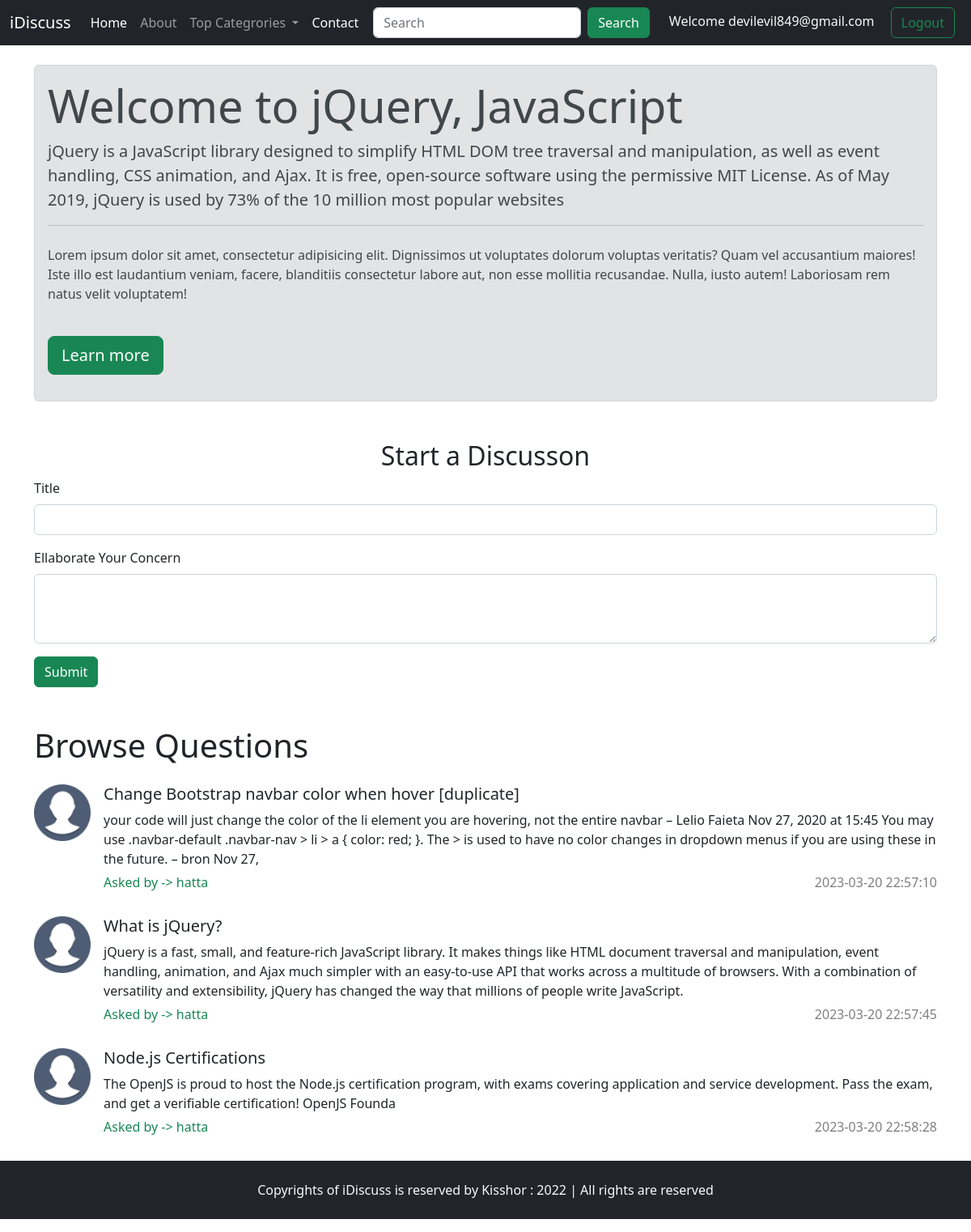
Page /threads.php?catid=3 (signed in) on the committed database.
### tables this page shows
CREATE TABLE `categories` (
  `category_id` int(8) NOT NULL,
  `category_name` varchar(255) NOT NULL,
  `category_description` varchar(500) NOT NULL,
  `created` datetime NOT NULL DEFAULT current_timestamp()
);

CREATE TABLE `thread` (
  `thread_id` int(7) NOT NULL,
  `thread_title` varchar(300) NOT NULL,
  `thread_desc` text NOT NULL,
  `thread_cat_id` int(7) NOT NULL,
  `thread_user_id` int(7) NOT NULL,
  `time` datetime NOT NULL DEFAULT current_timestamp()
);

CREATE TABLE `users` (
  `sno` int(8) NOT NULL,
  `user_email` varchar(30) NOT NULL,
  `user_pass` varchar(300) NOT NULL,
  `time` datetime NOT NULL DEFAULT current_timestamp()
);

### threads.php (the view, shortened to what this page needs)
      <?php include('partials/_navbar.php') ?>
      <?php include('partials/_dbconnect.php') ?>
      <?php
      if (isset($_GET['catid'])) {
        $catid = $_GET['catid'];
      }
      $sql = "SELECT *FROM `categories` WHERE category_id = $catid";
      $result = mysqli_query($conn, $sql);
      while ($row = mysqli_fetch_assoc($result)) {
            $catname =  $row['category_name'];
            $catdesc =  $row['category_description'];
      }
      ?>
      <div class="container my-4 bg-gray">
          <div class="alert alert-secondary" role="alert">
            <h1 class="display-4">Welcome to <?php echo $catname; ?></h1>
            <p class="lead"> <?php echo $catdesc; ?>  </p>
            <hr>
            <p class="my-4">Lorem ipsum dolor sit amet, consectetur adipisicing elit. Dignissimos ut voluptates dolorum voluptas veritatis? Quam vel accusantium maiores! Iste illo est laudantium veniam, facere, blanditiis consectetur labore aut, non esse mollitia recusandae. Nulla, iusto autem! Laboriosam rem natus velit voluptatem!</p>
             <a href="#" class="btn btn-success btn-lg my-3" role="button">Learn more</a>
          </div>
      </div>
        <?php
        if (isset($_SESSION['loggedin']) && $_SESSION['loggedin']==true) {
          echo'<div class="container my-5">
            <h2 class="text-center">Start a Discusson</h2>
            <form method="POST" action="'.$_SERVER["REQUEST_URI"].'">
              <div class="mb-3">
                <label for="title" class="form-label">Title</label>
                <input type="text" class="form-control" name="title" id="title" aria-describedby="emailHelp">
              </div>
              <div class="mb-3">
                <label for="description" class="form-label">Ellaborate Your Concern</label>
                <textarea type="text" class="form-control" name="description" rows="3" id="description"></textarea>
                <input type="hidden" name="sno" value="'.$_SESSION["sno"].'">
              </div>
              <button type="submit" name="submit" class="btn btn-success">Submit</button>
            </form>
          </div>';
        }else{
          echo"<div class='container'>
          <p class='lead'>You have to logged in to start a discussion</p>
          </div>";
        }
        ?>
      <div class="container ">
          <h1>Browse Questions</h1>
            <?php
            if (isset($_GET['page'])) {
              $page = $_GET['page'];
            }else{
              $page = 1;
            }
            $limit = 4;
            $record_index = ($page-1)*$limit;
            $sql3 = "SELECT *FROM `thread` WHERE thread_cat_id = '$catid' LIMIT {$record_index}, {$limit}";
            $result = mysqli_query($conn, $sql3);
            $count = mysqli_num_rows($result);
            if ($count>0) {
              while ($row = mysqli_fetch_assoc($result)) {
                $title =  $row['thread_title'];
                $desc =  $row['thread_desc'];
                $id3 = $row['thread_id'];
                $time = $row['time'];
                $thread_user_id = $row['thread_user_id'];
                $sql4 = "SELECT user_email FROM `users` WHERE sno='$thread_user_id'";
                $result2 = mysqli_query($conn, $sql4);
                $row2 = mysqli_fetch_assoc($result2);
               $email =  $row2['user_email'];
                echo'<div class="d-flex my-4">
                  <div class="flex-shrink-0">
                      <img src="./img/user.png" width="70px" alt="...">
                  </div>
                  <div class="flex-grow-1 ms-3">
                      <h5><a class="text-dark text-decoration-none" href="threaditem.php?threadid='.$id3.'">'.$title.'</a></h5>
                      '.$desc.'
                      <h6 class="font-weight-bold mt-2 text-success"> Asked by -> '.$email.'<p class="float-end my-0 text-black-50">'.$time.'</p></h6>
                  </div>
                </div>';
                }
          }
            ?>
      </div>
      <?php include('partials/_footer.php') ?>
  </body>
</html>

### rows in the picture
categories: category_name "jQuery, JavaScript", category_description "jQuery is a JavaScript library designed to simplify HTML DOM tree traversal and manipulation, as well as event handling, CSS animation, and Ajax. It is free, open-source software using the permissive MIT License. As of May 2019, jQuery is used by 73% of the 10 million most popular websites"
thread: thread_title "Change Bootstrap navbar color when hover [duplicate]", thread_desc "your code will just change the color of the li element you are hovering, not the entire navbar – Lelio Faieta Nov 27, 2020 at 15:45 You may use .navbar-default .navbar-nav > li > a { color: red; }. The > is used to have no color changes in dropdown menus if you are using these in the future. – bron Nov 27,", users.user_email "hatta", time "2023-03-20 22:57:10"
thread: thread_title "What is jQuery?", thread_desc "jQuery is a fast, small, and feature-rich JavaScript library. It makes things like HTML document traversal and manipulation, event handling, animation, and Ajax much simpler with an easy-to-use API that works across a multitude of browsers. With a combination of versatility and extensibility, jQuery has changed the way that millions of people write JavaScript.", users.user_email "hatta", time "2023-03-20 22:57:45"
thread: thread_title "Node.js Certifications", thread_desc "The OpenJS is proud to host the Node.js certification program, with exams covering application and service development. Pass the exam, and get a verifiable certification! OpenJS Founda", users.user_email "hatta", time "2023-03-20 22:58:28"

### other values in the picture
$_SESSION['username'] "devilevil849@gmail.com"
